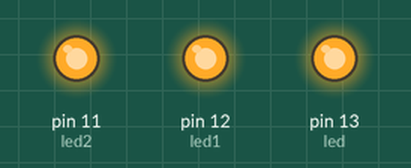
Recording of a sketch running on a simulated Arduino Uno, built with avr-gcc and run on an emulated ATmega328P. On the bench: output pins drawn as LEDs (lit = HIGH).

Above: at 0.2 s.
At 1.2 s:
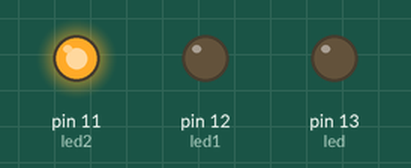
At 2.7 s:
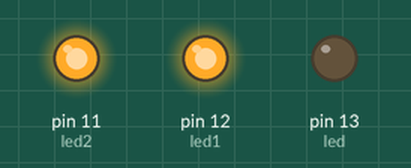
At 3.7 s:
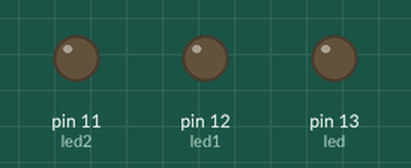
Timing chart, 0 to 4.6 s (numbered marks = the images above):
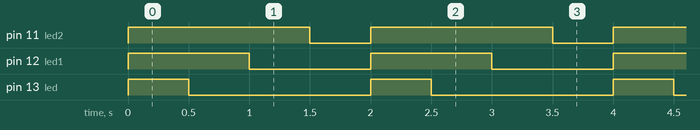

The sketch:

rgb_led.ino
```cpp
    /*
     * Author:Dharmendra kumar yadav
     Display colors with RGB LED
      Turns on an LED RED,GREEN and BLUE, repeatedly.
      */

    // Pin 11,12,13 has an LED connected Through resistor.
    // LED Anode is connected to +5V.
    // give it a name:
    int led = 13;
    int led1 = 12;
    int led2 = 11;
    // the setup routine runs once when you press reset:
    void setup() {
      // initialize the digital pin as an output.
    pinMode(led, OUTPUT);   //define pin mode as output
    pinMode(led1, OUTPUT); //define pin mode as output
    pinMode(led2, OUTPUT); //define pin mode as output
    }

    void loop() {
      digitalWrite(led2, HIGH); //making led pin high
      digitalWrite(led1, HIGH);
      digitalWrite(led, HIGH);
      delay(500);
      digitalWrite(led, LOW);
      digitalWrite(led1, HIGH);
      delay(500);
      digitalWrite(led1, LOW);
      digitalWrite(led2, HIGH);
      delay(500);
      digitalWrite(led2 , LOW);
      delay(500);
    }
```

Measured:
- by itself, pin 11 (led2): alternates HIGH for 1.5 s and LOW for 0.50 s
- by itself, pin 12 (led1): alternates HIGH for 1.0 s and LOW for 1.0 s
- by itself, pin 13 (led): alternates HIGH for 0.50 s and LOW for 1.5 s
